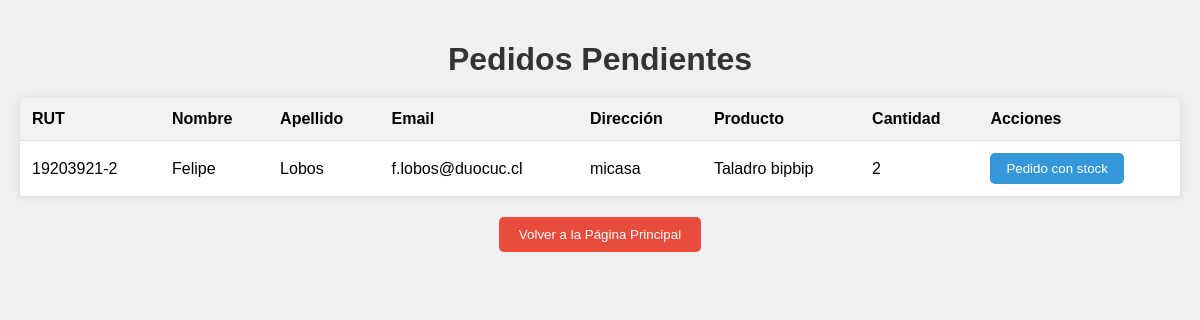
Screenshot of /pedidos_pendientes/ with the database file from the repository.
### api/models.py (models this page shows, shortened)
class Pedido(models.Model):
    rut = models.CharField(max_length=100)
    nombre = models.CharField(max_length=100)
    apellido = models.CharField(max_length=100)
    email = models.EmailField()
    direccion = models.CharField(max_length=200)
    producto = models.ForeignKey(Producto, on_delete=models.CASCADE)
    cantidad = models.PositiveIntegerField()
    completado = models.BooleanField(default=False)

class Producto (models.Model):
    codigoProducto = models.CharField(max_length=100)
    marca = models.CharField(max_length=20)
    codigo = models.CharField(max_length=10)
    nombre = models.CharField(max_length=100)
    precio = models.CharField(max_length=10)
    fecha = models.CharField(max_length=10)
    disponible = models.BooleanField(default=False)
    stock = models.IntegerField(default=0)

### api/views.py (the view)
# urls.py: path('pedidos_pendientes/', views.pedidos_pendientes, name='pedidos_pendientes'),
def pedidos_pendientes(request):
        pedidos = Pedido.objects.filter(completado=False)
        return render(request, 'pedidos_pendientes.html', {'pedidos': pedidos})

### api/templates/pedidos_pendientes.html (shortened to what this page needs)
<!DOCTYPE html>
<html lang="en">
<head>
</head>
<body>
    <h1>Pedidos Pendientes</h1>
    <table>
        <thead>
            <tr>
                <th>RUT</th>
                <th>Nombre</th>
                <th>Apellido</th>
                <th>Email</th>
                <th>Dirección</th>
                <th>Producto</th>
                <th>Cantidad</th>
                <th>Acciones</th>
            </tr>
        </thead>
        <tbody>
            {% for pedido in pedidos %}
            <tr>
                <td>{{ pedido.rut }}</td>
                <td>{{ pedido.nombre }}</td>
                <td>{{ pedido.apellido }}</td>
                <td>{{ pedido.email }}</td>
                <td>{{ pedido.direccion }}</td>
                <td>{{ pedido.producto.nombre }}</td>
                <td>{{ pedido.cantidad }}</td>
                <td>
                    {% if pedido.producto.stock > 0 %}
                    <form action="{% url 'eliminar_pedido' pedido.pk %}" method="post">
                        <button type="submit">Pedido con stock</button>
                    </form>
                    {% else %}
                    <form action="{% url 'eliminar_pedido' pedido.pk %}" method="post">
                        {% csrf_token %}
                        <button type="submit">Pedido sin stock</button>
                    </form>
                    {% endif %}
                </td>
            </tr>
            {% endfor %}
        </tbody>
    </table>
    <div class="back-button">
        <a href="{% url 'index' %}">
            <button>Volver a la Página Principal</button>
        </a>
    </div>
</body>
</html>

### api/templates/pedidos_pendientes.html (style rules this page uses)
body { font-family: Arial, sans-serif; background-color: #f0f0f0; padding: 20px; margin: 0; display: flex; flex-direction: column; align-items: center; }
h1 { color: #333; margin-bottom: 20px; }
table { width: 100%; border-collapse: collapse; background-color: #fff; box-shadow: 0 0 10px rgba(0,0,0,0.1); border-radius: 5px; overflow: hidden; }
th, td { padding: 12px; text-align: left; border-bottom: 1px solid #ddd; }
th { background-color: #f2f2f2; }
form { display: inline-block; margin: 0; }
button[type="submit"] { padding: 8px 16px; background-color: #3498db; color: white; border: none; border-radius: 5px; cursor: pointer; transition: background-color 0.3s ease; }
.back-button { margin-top: 20px; }
.back-button button { padding: 10px 20px; background-color: #e74c3c; color: white; border: none; border-radius: 5px; cursor: pointer; transition: background-color 0.3s ease; }

### rows the page displays
Pedido: rut "19203921-2", nombre "Felipe", apellido "Lobos", email "f.lobos@duocuc.cl", direccion "micasa", producto.nombre "Taladro bipbip", cantidad "2", shows "Pedido con stock"
